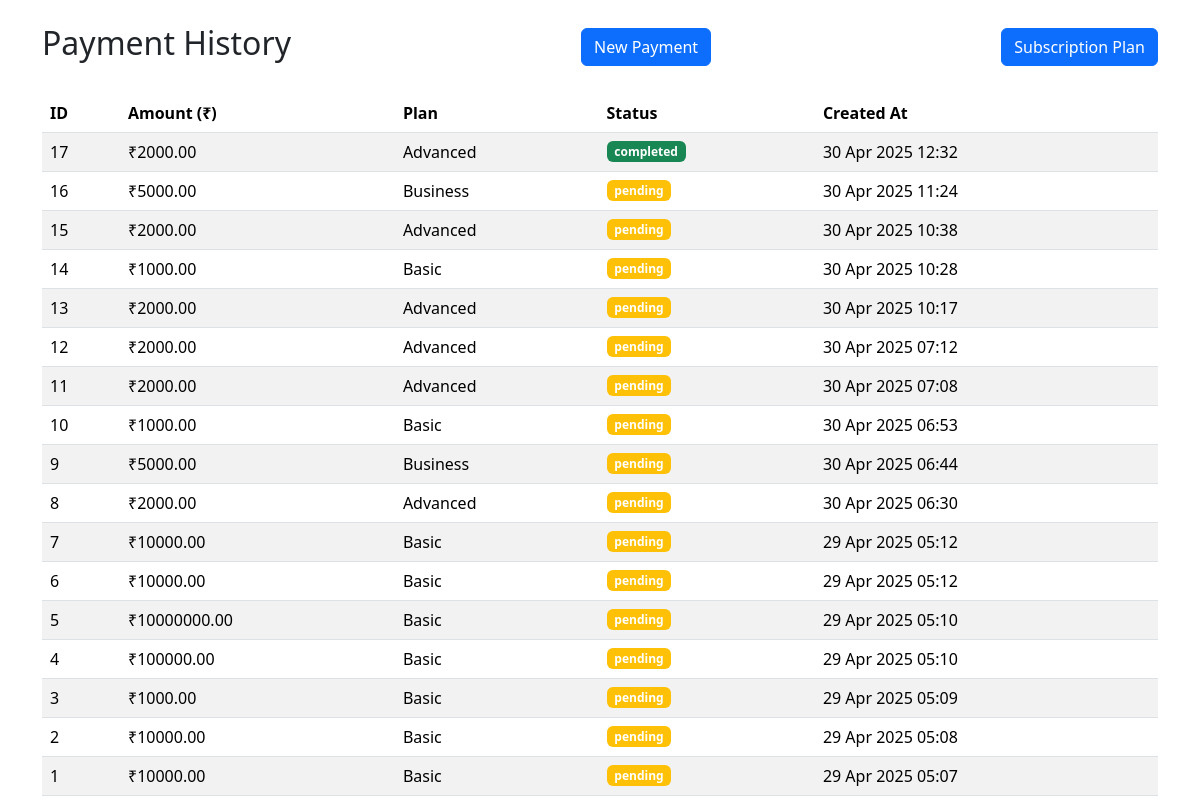
The page / on the database its author committed.
### payments/models.py (models this page shows, shortened)
class Payment(models.Model):
    PLAN_CHOICES = [
        ('basic', 'Basic'),
        ('advanced', 'Advanced'),
        ('business', 'Business'),
    ]
    amount = models.PositiveIntegerField()  # in paise
    currency = models.CharField(max_length=3, default='INR')
    razorpay_order_id = models.CharField(max_length=255)
    razorpay_payment_id = models.CharField(max_length=255, blank=True)
    razorpay_signature = models.CharField(max_length=255, blank=True)
    status = models.CharField(max_length=20, default='pending')
    plan = models.CharField(max_length=20, choices=PLAN_CHOICES, default='basic')
    created_at = models.DateTimeField(auto_now_add=True)

### payments/views.py (the view)
# urls.py: path('', views.payment_list, name='payment_list'),
def payment_list(request):
    payments = Payment.objects.all().order_by('-created_at')
    return render(request, 'payment_list.html', {'payments': payments})

### payments/templates/payment_list.html (shortened to what this page needs)
<link href="https://cdn.jsdelivr.net/npm/bootstrap@5.3.2/dist/css/bootstrap.min.css" rel="stylesheet">
<div class="container mt-4">
    <div class="d-flex justify-content-between align-items-center mb-4">
        <h2>Payment History</h2>
        <a href="{% url 'create_payment' %}" class="btn btn-primary">
             New Payment
        </a>
        <a href="{% url 'plan_list' %}" class="btn btn-primary">
             Subscription Plan
        </a>
    </div>
    <div class="table-responsive">
        <table class="table table-striped">
            <thead>
                <tr>
                    <th>ID</th>
                    <th>Amount (₹)</th>
                    <th>Plan</th>
                    <th>Status</th>
                    <th>Created At</th>
                </tr>
            </thead>
            <tbody>
                {% for payment in payments %}
                <tr>
                    <td>{{ payment.id }}</td>
                    <td>₹{{ payment.amount|floatformat:2 }}</td>
                    <td>{{ payment.get_plan_display }}</td>
                    <td>
                        <span class="badge {% if payment.status == 'completed' %}bg-success{% elif payment.status == 'pending' %}bg-warning{% else %}bg-danger{% endif %}">
                            {{ payment.status }}
                        </span>
                    </td>
                    <td>{{ payment.created_at|date:"d M Y H:i" }}</td>
                </tr>
                {% empty %}
                <tr>
                    <td colspan="5" class="text-center">No payments found</td>
                </tr>
                {% endfor %}
            </tbody>
        </table>
    </div>
</div>

### rows shown on the page
Payment: id "17", amount "2000.00", plan "Advanced", status "completed", created_at "30 Apr 2025 12:32"
Payment: id "16", amount "5000.00", plan "Business", status "pending", created_at "30 Apr 2025 11:24"
Payment: id "15", amount "2000.00", plan "Advanced", status "pending", created_at "30 Apr 2025 10:38"
Payment: id "14", amount "1000.00", plan "Basic", status "pending", created_at "30 Apr 2025 10:28"
Payment: id "13", amount "2000.00", plan "Advanced", status "pending", created_at "30 Apr 2025 10:17"
Payment: id "12", amount "2000.00", plan "Advanced", status "pending", created_at "30 Apr 2025 07:12"
Payment: id "11", amount "2000.00", plan "Advanced", status "pending", created_at "30 Apr 2025 07:08"
Payment: id "10", amount "1000.00", plan "Basic", status "pending", created_at "30 Apr 2025 06:53"
Payment: id "9", amount "5000.00", plan "Business", status "pending", created_at "30 Apr 2025 06:44"
Payment: id "8", amount "2000.00", plan "Advanced", status "pending", created_at "30 Apr 2025 06:30"
Payment: id "7", amount "10000.00", plan "Basic", status "pending", created_at "29 Apr 2025 05:12"
Payment: id "6", amount "10000.00", plan "Basic", status "pending", created_at "29 Apr 2025 05:12"
Payment: id "5", amount "10000000.00", plan "Basic", status "pending", created_at "29 Apr 2025 05:10"
Payment: id "4", amount "100000.00", plan "Basic", status "pending", created_at "29 Apr 2025 05:10"
Payment: id "3", amount "1000.00", plan "Basic", status "pending", created_at "29 Apr 2025 05:09"
Payment: id "2", amount "10000.00", plan "Basic", status "pending", created_at "29 Apr 2025 05:08"
Payment: id "1", amount "10000.00", plan "Basic", status "pending", created_at "29 Apr 2025 05:07"
